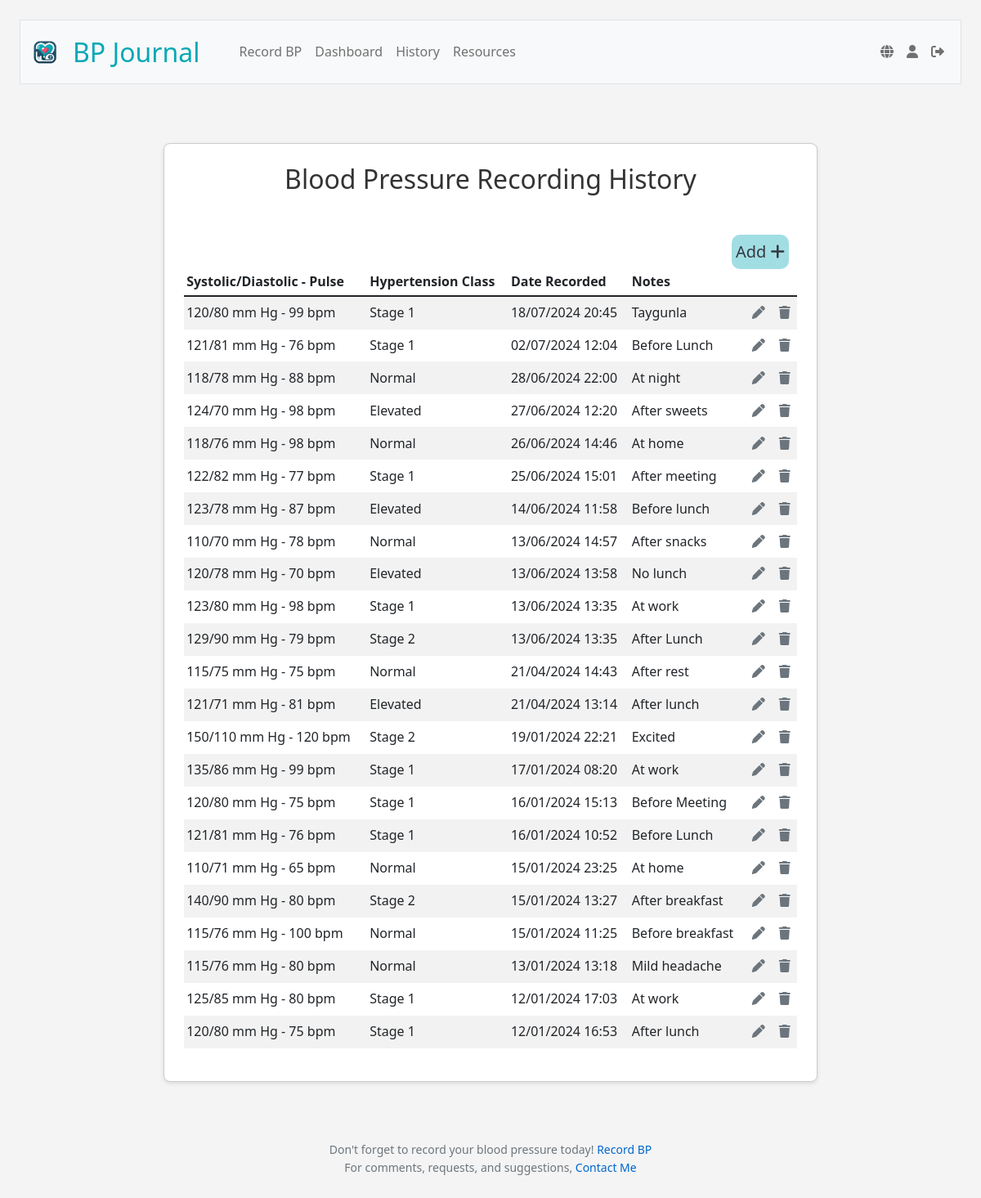
Screenshot of /history (signed in) with the database file from the repository.
### tables this page shows
CREATE TABLE blood_pressure_readings (
id INTEGER PRIMARY KEY AUTOINCREMENT NOT NULL,
user_id INTEGER NOT NULL,
systolic INTEGER NOT NULL,
diastolic INTEGER NOT NULL,
pulse INTEGER,
reading_date DATETIME DEFAULT CURRENT_TIMESTAMP,
notes TEXT,
FOREIGN KEY (user_id) REFERENCES users (id));

### app.py (the view)
@app.route("/history", methods=["GET", "POST"])
@login_required
def history():
    data=g.language_data['history']
    if request.method == "POST":
        if "edit_record" in request.form:
            record_id = request.form.get("record_id")
            return redirect(url_for('edit', id=record_id))
        elif "remove_record" in request.form:
            record_id = request.form.get("record_id")
            try:
                db.execute("DELETE FROM blood_pressure_readings WHERE id = ?", record_id)
                flash(data['removeSuccess'], 'success')
                return redirect("/history")
            except Exception as e:
                flash(f"{data['removeFail']} {e}", 'danger')
                return redirect("/history")
    else:
        user_id = session["user_id"]
        user_timezone = db.execute("SELECT timezone FROM users WHERE id = ?", user_id)[0]['timezone']
        user_tz = pytz.timezone(user_timezone)
        recording_rows = db.execute("""
                                    SELECT *
                                    FROM blood_pressure_readings
                                    WHERE user_id = ?
                                    ORDER BY reading_date DESC
        """, user_id)
        for row in recording_rows:
            row["classification"] = classify_bp(row["systolic"], row["diastolic"])
            utc_time = row["reading_date"]
            try:
                local_time = pytz.utc.localize(datetime.strptime(utc_time, '%Y-%m-%d %H:%M:%S')).astimezone(user_tz)
                row["reading_date"] = local_time.strftime('%d/%m/%Y %H:%M')
            except Exception:
                row["reading_date"] = utc_time
    return render_template("history.html", classes=g.language_data['classes'], history=recording_rows, data=data)

### app.py (called while the page is built)
@app.before_request
def load_language_data():
    if 'language' not in session:
        session['language'] = 'en'
    user_lang = session['language']
    with open(f'languages/{user_lang}.json', 'r') as file:
        g.language_data = json.load(file)
    g.language_data['current_lang'] = user_lang

@app.after_request
def after_request(response):
    response.headers["Cache-Control"] = "no-cache, no-store, must-revalidate"
    response.headers["Expires"] = 0
    response.headers["Pragma"] = "no-cache"
    return response

@app.context_processor
def inject_layout_data():
    return dict(layout_data=g.language_data['layout'])

@app.context_processor
def inject_user_details():
    if 'user_id' in session:
        user_id = session['user_id']
        user_info = db.execute("SELECT username FROM users WHERE id = ?", user_id)
        if user_info:
            username = user_info[0]['username']
        else:
            username = None
    else:
        username = None
    return {'username': username}

### helpers.py (called while the page is built)
def classify_bp(systolic, diastolic):
    if systolic < 120 and diastolic < 80:
        return "Normal"
    elif 120 <= systolic < 130 and diastolic < 80:
        return "Elevated"
    elif 130 <= systolic < 140 or 80 <= diastolic < 90:
        return "High1"
    elif 140 <= systolic or 90 <= diastolic:
        return "High2"
    else:
        return "Crisis"

def login_required(f):
    @wraps(f)
    def decorated_function(*args, **kwargs):
        if session.get("user_id") is None:
            return redirect("/login")
        return f(*args, **kwargs)
    return decorated_function

### templates/history.html (shortened to what this page needs)
{% extends "layout.html" %}
{% block main %}
    <div class="section">
        <h2>{{ data.heading }}</h2>
        <a class="add-record-button" href="/record" title="{{ layout_data.recordReading }}">
            {{ data.recordReading }} <i class="fas fa-plus icon"></i>
        </a>
        <link rel="stylesheet" href="https://cdnjs.cloudflare.com/ajax/libs/font-awesome/6.0.0-beta3/css/all.min.css">
        <table class="table table-striped">
            <thead>
                <tr>
                    <th class="text-start">{{ data.combined }}</th>
                    <th class="text-start">{{ data.readingClassification }}</th>
                    <th class="text-start">{{ data.dateRecorded }}</th>
                    <th class="text-start">{{ data.notes }}</th>
                    <th class="text-start"></th>
                    <th class="text-start"></th>
                </tr>
            </thead>
            <tbody>
                {% for row in history %}
                <tr>
                    <td class="text-start">{{ row.systolic }}/{{ row.diastolic }} mm Hg - {{ row.pulse }} bpm</td>
                    <td class="text-start">{{ classes[row.classification] }}</td>
                    <td class="text-start">{{ row.reading_date }}</td>
                    <td class="text-start">{{ row.notes }}</td>
                    <td>
                    <form action="/history" method="POST" style="display:inline;">
                        <button type="submit" name="edit_record" class="icon-btn" title="{{ data.editRecording }}">
                            <i class="fas fa-pen"></i>
                        </button>
                    </form>
                    </td>
                    <td>
                    <form action="/history" method="POST" style="display:inline;">
                        <button type="submit" name="remove_record" class="icon-btn" title="{{ data.removeRecording }}">
                            <i class="fas fa-trash"></i>
                        </button>
                    </form>
                    </td>
                </tr>
                {% endfor %}
            </tbody>
        </table>
    </div>
{% endblock %}

### static/styles.css (style rules this page uses)
body { background-color: #f4f4f4; color: #333; font-family: 'Segoe UI', Arial, sans-serif; line-height: 1.6; margin: 0; padding: 1.5em; }
h2, h3, h4, h5 { margin-bottom: 1.5em; text-align: center; }
h2 { font-size: 2em; }
p, li, a { font-size: 1em; text-align: justify; }
a { color: #0066cc; text-decoration: none; }
.section { background-color: #ffffff; border: 1px solid #ccc; border-radius: .5em; box-shadow: 0 2px 5px rgba(0,0,0,0.1); padding: 1.5em; margin: 1.5em auto; margin-left: auto; margin-right: auto; max-width: 800px; }
.table>:not(caption)>*>* { border-bottom-width: 0px; padding: .2rem .2rem; vertical-align: middle; }
.add-record-button { background: #06a8b760; border: none; border-left: .5em; border-radius: .5em; color: #343a40; cursor: pointer; float: right; font-size: 1.25em; margin: 0; margin-left: .5em; margin-right: .5em; padding: .25em; transition-duration: .3s; }
.icon-btn { background: none; border: none; border-radius: .25em; color: #6c757d; cursor: pointer; font-size: 1em; padding: .25em; margin: 0; transition: .3s; }

### rows the page displays
blood_pressure_readings: systolic "120", diastolic "80", pulse "99", classes "Stage 1", reading_date "18/07/2024 20:45", notes "Taygunla"
blood_pressure_readings: systolic "121", diastolic "81", pulse "76", classes "Stage 1", reading_date "02/07/2024 12:04", notes "Before Lunch"
blood_pressure_readings: systolic "118", diastolic "78", pulse "88", classes "Normal", reading_date "28/06/2024 22:00", notes "At night"
blood_pressure_readings: systolic "124", diastolic "70", pulse "98", classes "Elevated", reading_date "27/06/2024 12:20", notes "After sweets"
blood_pressure_readings: systolic "118", diastolic "76", pulse "98", classes "Normal", reading_date "26/06/2024 14:46", notes "At home"
blood_pressure_readings: systolic "122", diastolic "82", pulse "77", classes "Stage 1", reading_date "25/06/2024 15:01", notes "After meeting"
blood_pressure_readings: systolic "123", diastolic "78", pulse "87", classes "Elevated", reading_date "14/06/2024 11:58", notes "Before lunch"
blood_pressure_readings: systolic "110", diastolic "70", pulse "78", classes "Normal", reading_date "13/06/2024 14:57", notes "After snacks"
blood_pressure_readings: systolic "120", diastolic "78", pulse "70", classes "Elevated", reading_date "13/06/2024 13:58", notes "No lunch"
blood_pressure_readings: systolic "123", diastolic "80", pulse "98", classes "Stage 1", reading_date "13/06/2024 13:35", notes "At work"
blood_pressure_readings: systolic "129", diastolic "90", pulse "79", classes "Stage 2", reading_date "13/06/2024 13:35", notes "After Lunch"
blood_pressure_readings: systolic "115", diastolic "75", pulse "75", classes "Normal", reading_date "21/04/2024 14:43", notes "After rest"
blood_pressure_readings: systolic "121", diastolic "71", pulse "81", classes "Elevated", reading_date "21/04/2024 13:14", notes "After lunch"
blood_pressure_readings: systolic "150", diastolic "110", pulse "120", classes "Stage 2", reading_date "19/01/2024 22:21", notes "Excited"
blood_pressure_readings: systolic "135", diastolic "86", pulse "99", classes "Stage 1", reading_date "17/01/2024 08:20", notes "At work"
blood_pressure_readings: systolic "120", diastolic "80", pulse "75", classes "Stage 1", reading_date "16/01/2024 15:13", notes "Before Meeting"
blood_pressure_readings: systolic "121", diastolic "81", pulse "76", classes "Stage 1", reading_date "16/01/2024 10:52", notes "Before Lunch"
blood_pressure_readings: systolic "110", diastolic "71", pulse "65", classes "Normal", reading_date "15/01/2024 23:25", notes "At home"
blood_pressure_readings: systolic "140", diastolic "90", pulse "80", classes "Stage 2", reading_date "15/01/2024 13:27", notes "After breakfast"
blood_pressure_readings: systolic "115", diastolic "76", pulse "100", classes "Normal", reading_date "15/01/2024 11:25", notes "Before breakfast"
blood_pressure_readings: systolic "115", diastolic "76", pulse "80", classes "Normal", reading_date "13/01/2024 13:18", notes "Mild headache"
blood_pressure_readings: systolic "125", diastolic "85", pulse "80", classes "Stage 1", reading_date "12/01/2024 17:03", notes "At work"
blood_pressure_readings: systolic "120", diastolic "80", pulse "75", classes "Stage 1", reading_date "12/01/2024 16:53", notes "After lunch"

### other values shown
{{ layout_data.navbarBrand }} "BP Journal"
{{ layout_data.recordReading }} "Record BP"
{{ layout_data.dashboard }} "Dashboard"
{{ layout_data.history }} "History"
{{ layout_data.resources }} "Resources"
{{ data.heading }} "Blood Pressure Recording History"
{{ data.recordReading }} "Add"
{{ data.combined }} "Systolic/Diastolic - Pulse"
{{ data.readingClassification }} "Hypertension Class"
{{ data.dateRecorded }} "Date Recorded"
{{ data.notes }} "Notes"
{{ layout_data.footerTextA }} "Don't forget to record your blood pressure today!"
{{ layout_data.footerTextB }} "Record BP"
{{ layout_data.footerTextC }} "For comments, requests, and suggestions,"
{{ layout_data.footerTextD }} "Contact Me"
